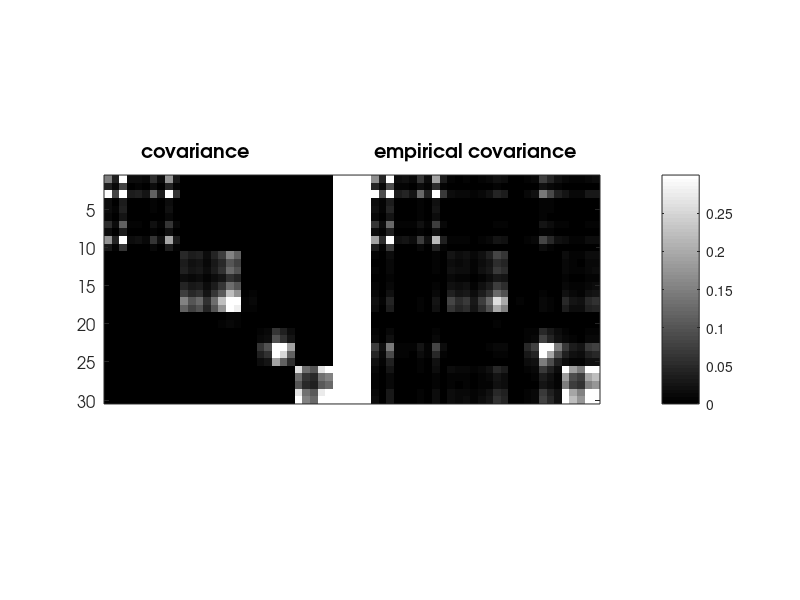
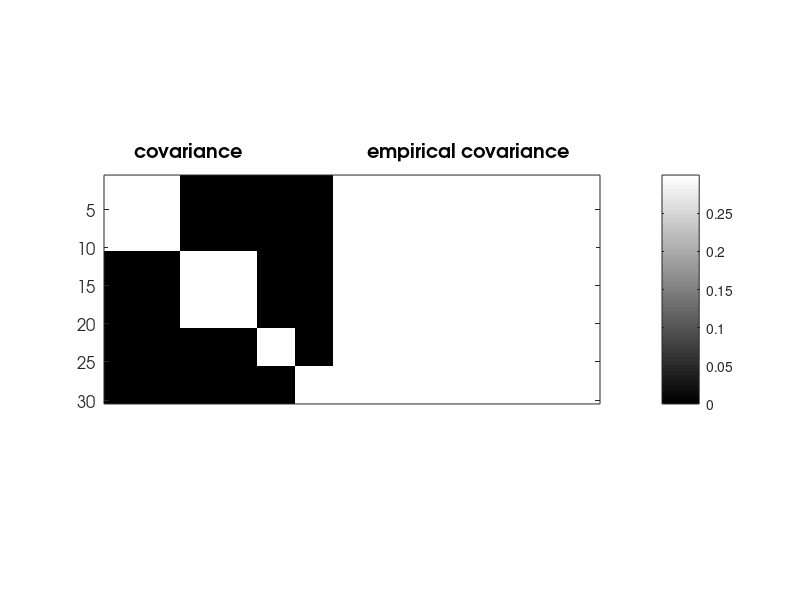

The MATLAB source for these figures, in order: (Note: this script raises an error after producing the figures.)
%
%        SYNTHETIC EXPERIMENT FOR REGULARIZED k-SPCA
%
% Regularized problem for simultaneaously sparse and low rank matrices
%
%       min_X |A-X|^2+lambda*|X|_1+mu*|X|_tr
%
%
%
% 
%%%%%%%%%%%%
% Marina Vinyes and Guillaume Obozinski, 2016
% %%%%%%%%%%%%

%% add paths
clc; clear all;
addpath('../main');
addpath('../active-set');
addpath('../atom-selection');
addpath('../utils');
addpath('../other');

%% Experimental Setting
% n: nb samples 
% p: dimension
% k: block size kxk
% lambda: regularization parameter
% sigma: noise
n=20;
p=30;
sigma=0;
lambda=0.1;
mu=0.1;

%% block diagonal covariance with 5 blocks of different sizes
% block_sz=[30 20 15 10 10 5 5 5]; % when p=100
block_sz=[10 10 5 5];
nblocs=length(block_sz);
a=cell(1,nblocs);
C=zeros(p);
deb=1;
for i=1:nblocs %nombre de blocs
    fin=deb+block_sz(i)-1;
    a{i}=sparse(p,1);
    a{i}(deb:fin,1)=randn(block_sz(i),1);
    a{i}=a{i}/norm(a{i});
    C=C+a{i}*a{i}';
    deb=deb+block_sz(i);
end

%% output
out_as.cpu=[];
out_as.na=[];
out_as.qp=[];
out_as.hessian=[];
out_as.time=[];
out_bcd.cpu=[];
out_cndg.cpu=[];

%% data
moy = zeros(1,p); % vector of means
Y = mvnrnd(moy, C+sigma^2*eye(p), n)';
S=cov(Y');

%%
%% fcgan
param.method='asqp';
param.lambda=lambda;
param.mu=mu;
param.max_nb_atoms=10; % Right now the code assumes that both are the same
param.max_nb_iter=10;
max_iter_fw=500;
param.epsStop=1e-5;
param.debug=true;
param.lmo=@lmo_chain_lgl;
param.ws=1;

%%
figure(1);
imagesc([abs(C(1:p,1:p)) ones(p,5) abs(S(1:p,1:p))]); colormap gray;
hTitle=title('   covariance                         empirical covariance');
% set(gca,'XTick',0:20:135,'YTick',0:10:40);
h1=xlabel('');
h2=ylabel('');
set(h1,'Visible','off');
set(gca,'FontName','AvantGarde','FontWeight','normal','FontSize',12);
set(hTitle,'FontName','AvantGarde','FontSize',14,'FontWeight','bold');
set(h2,'FontName','AvantGarde','FontSize',14,'FontWeight','normal');
set(gca,'xtick',[])
caxis([0, 0.3]);
colorbar;
pbaspect([(2*p+5)/p 1 1]);

figure(2);
imagesc([(C(1:p,1:p)~=0) ones(p,5) (S(1:p,1:p)~=0)]); colormap gray;
hTitle=title('covariance                         empirical covariance');
% set(gca,'XTick',0:20:135,'YTick',0:10:40);
h1=xlabel('');
h2=ylabel('');
set(h1,'Visible','off');
set(gca,'FontName','AvantGarde','FontWeight','normal','FontSize',12);
set(hTitle,'FontName','AvantGarde','FontSize',14,'FontWeight','bold');
set(h2,'FontName','AvantGarde','FontSize',14,'FontWeight','normal');
set(gca,'xtick',[])
caxis([0, 0.3]);
colorbar;
pbaspect([(2*p+5)/p 1 1]);

%% algorithm
[x, as, hist, iter] = cgan_tr_l1(C,param);

figure(3);
imagesc([abs(C(1:p,1:p)) ones(p,5) abs(reshape(x,p,p))  ones(p,5) abs(reshape(as.atoms(:,1:length(as.coeffs))*as.coeffs,p,p))]); colormap gray;
hTitle=title('   covariance          x output            Ad');
% set(gca,'XTick',0:20:135,'YTick',0:10:40);
h1=xlabel('');
h2=ylabel('');
set(h1,'Visible','off');
set(gca,'FontName','AvantGarde','FontWeight','normal','FontSize',12);
set(hTitle,'FontName','AvantGarde','FontSize',14,'FontWeight','bold');
set(h2,'FontName','AvantGarde','FontSize',14,'FontWeight','normal');
set(gca,'xtick',[])
caxis([0, 0.3]);
colorbar;
pbaspect([(3*p+2*5)/p 1 1]);


% %% param
% 
% param.f=4;
% param.diag=0;
% param.PSD=true;
% param.max_nb_main_loop=20;
% param.powerIter=100;
% param.stPtPowerIter=1000;
% param.niterPS=10000;%5000
% param.epsStop=1e-8;
% param.PSdualityEpsilon=1e-3;
% param.k=0;
% param.PSmu=0; %strong convexity
% param.verbose=1;
% param.debug=0;
% param.sloppy=0;
% param.max_nb_atoms=param.max_nb_main_loop*param.niterPS;
% param.cardfun=inf*ones(1,p);
% param.cardfun(10)=1;
% %%
% 
% param.lambda=lambda;
% %% as quadprog
% param.opt='asqp';
% [Z_as, ActiveSet_as, hist_as, param_as, flaga_as, it_as] = cgan_spca(inputData,param);
% dg_as=hist_as.dg_sup;
% tt_as=hist_as.time_sup;
% fprintf('lambda=%f\n',lambda);
% fprintf('......tt=%f dg=%f\n',hist_as.time(end),hist_as.dg(end));
% 
% %% as quadprog
% param.sloppy=0;
% param.max_nb_main_loop=10;
% param.opt='proxbcd';
% param.nbMainLoop=20;
% [Z_bcd, ActiveSet_bcd, hist_bcd, param_bcd, flag_bcd,it_bcd] = cgan_spca(inputData,param);
% fprintf('......tt=%f dg=%f\n',hist_bcd.time(end),hist_bcd.dg(end));
% dg_bcd=hist_bcd.dg_sup;
% tt_bcd=hist_bcd.time_sup;
% 
% 
%% objective

xplot{1}=1:(length(hist.obj));
yplot{1}=hist.obj;
colors = [1 0 0];
legendStr={'tr+l1'};

figure(4)
for i=1:1
plot(xplot{i},yplot{i},'-','LineWidth',2,'Color',colors(i,:),'DisplayName',legendStr{i}); 
hold on
end
title('obj tr+l1');
legend('show','Location','southwest');
grid on
hold off
% 
% 
% xplot{1}=hist_bcd.time;
% xplot{2}=hist_as.time;
% yplot{1}=hist_bcd.dg;
% yplot{2}=hist_as.dg;
% colors = [0 0 0
%     1 0 0];
% legendStr={'bcd','cg'};
% 
% figure(2)
% for i=1:2
% loglog(xplot{i},yplot{i},'-','LineWidth',2,'Color',colors(i,:),'DisplayName',legendStr{i}); 
% hold on
% end
% title('duality gap lgl');
% legend('show','Location','southwest');
% grid on
% hold off
% 
